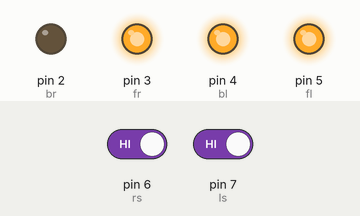
This sketch was run on a simulated Arduino Uno, built with avr-gcc and run on an emulated ATmega328P. Shown: output pins drawn as LEDs (lit = HIGH). Inputs (shaded band) come from the test bench; at power-on: pin 6 (rs) HIGH, pin 7 (ls) HIGH.

Above: at 1.2 s.
1.3 s: pin 6 (rs) driven LOW
At 2.5 s:
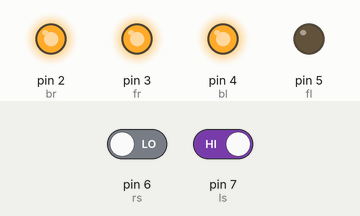
2.8 s: pin 7 (ls) driven LOW
At 3.9 s:
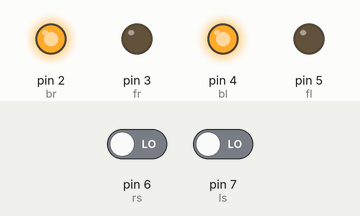
4.3 s: pin 6 (rs) driven HIGH
At 5.1 s:
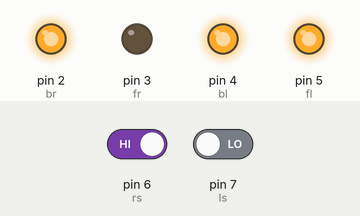
5.8 s: pin 7 (ls) driven HIGH
At 6.4 s:
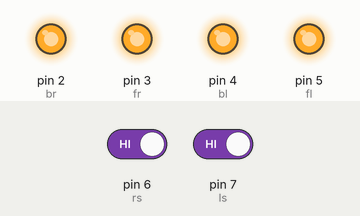
Timing chart, 0 to 8.3 s (numbered marks = the images above; inputs shaded):
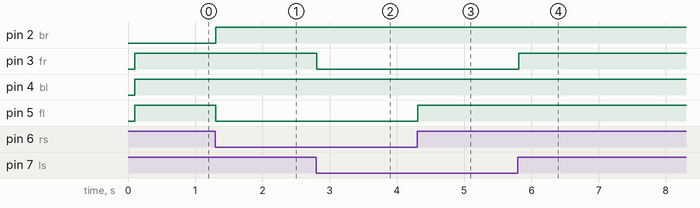

The sketch:

line_follower.ino
```cpp
const int ls=7;
const int rs=6;
const int fl=5;
const int bl=4;
const int fr=3;
const int br=2;
void setup() {
  // put your setup code here, to run once:
pinMode(fl,OUTPUT);
  pinMode(bl,OUTPUT);
  pinMode(fr,OUTPUT);
  pinMode(br,OUTPUT);
}

void loop() {
  // put your main code here, to run repeatedly:
  Serial.print(ls);
  Serial.println(rs);
  delay(100);
if(digitalRead(ls)==0 && digitalRead(rs)==0)
 {
  digitalWrite(fl,LOW);
  digitalWrite(bl,HIGH);

  digitalWrite(fr,LOW);
  digitalWrite(br,HIGH);
 }
 else if(digitalRead(ls)==0 && digitalRead(rs)==1)
 {
  digitalWrite(fl,HIGH);
  digitalWrite(bl,HIGH);

  digitalWrite(fr,LOW);
  digitalWrite(br,HIGH);
 }
 else if(digitalRead(ls)==1 && digitalRead(rs)==0)
 {
  digitalWrite(fl,LOW);
  digitalWrite(bl,HIGH);

  digitalWrite(fr,HIGH);
  digitalWrite(br,HIGH);
 }
 else if(digitalRead(ls)==1 && digitalRead(rs)==1)
 {
  digitalWrite(fl,HIGH);
  digitalWrite(bl,HIGH);

  digitalWrite(fr,HIGH);
  digitalWrite(fr,HIGH);

 }
}
```

Measured:
- after the input at 1.3 s, pin 2 (br): LOW → HIGH at once; pin 5 (fl): HIGH → LOW at once
- after the input at 2.8 s, pin 3 (fr): HIGH → LOW at once
- after the input at 4.3 s, pin 5 (fl): LOW → HIGH at once
- after the input at 5.8 s, pin 3 (fr): LOW → HIGH at once
